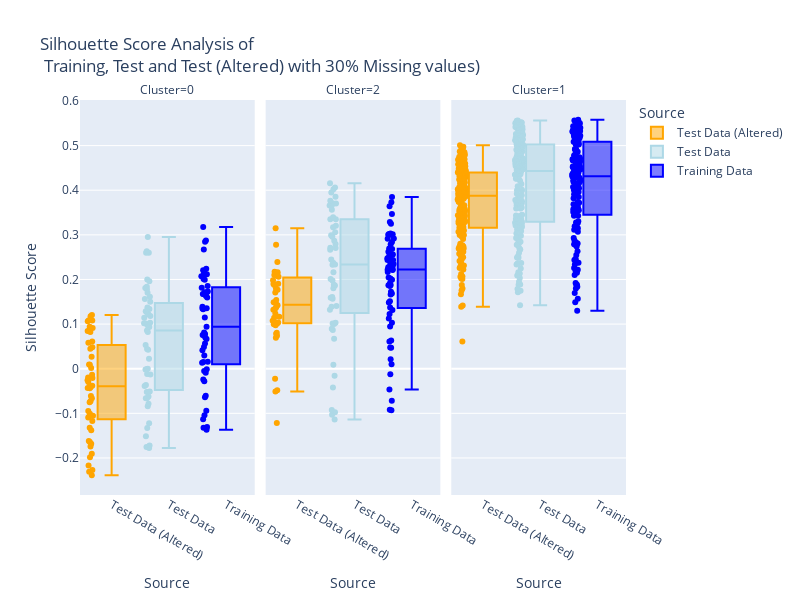

The cell this chart's notebook holds for it:
### Code cell
train_sil_df = pd.DataFrame({'Silhouette Score': train_sil_scores, 'Cluster': train_clusters.astype(str)})\
.sort_values(['Cluster','Silhouette Score' ])\
.reset_index()
train_sil_df.loc[:, 'Source'] = 'Training Data'



test_sil_df = pd.DataFrame({'Silhouette Score': test_sil_scores, 'Cluster': test_clusters.astype(str)})\
.sort_values(['Cluster','Silhouette Score' ])\
.reset_index()

test_sil_df.loc[:, 'Source'] = 'Test Data'



test_altered_sil_df = pd.DataFrame({'Silhouette Score': test_altered_sil_scores, 'Cluster': test_altered_clusters.astype(str)})\
.sort_values(['Cluster','Silhouette Score' ])\
.reset_index()
test_altered_sil_df.loc[:, 'Source'] = 'Test Data (Altered)'


to_plot = pd.concat([train_sil_df, test_sil_df, test_altered_sil_df], axis=0)
to_plot.loc[:, 'Cluster'] =  to_plot.loc[:, 'Cluster'].astype(str)
to_plot = to_plot.sort_values(by=['Silhouette Score', 'Source', 'Cluster'])
to_plot.index = np.arange(to_plot.shape[0])



fig = px.box(to_plot ,
             x = 'Source',
             y ='Silhouette Score', 
             color='Source', 
             facet_col='Cluster', 
              points="all",
             title="Silhouette Score Analysis of <br> Training, Test and Test (Altered) with 30% Missing values)", 
             width=800, height=600, color_discrete_map=source_dict)
fig.show()

### Figure 1 — Plotly figure (JSON) as saved in the notebook; plotly's stock layout.template omitted (floating-point values rounded to 4 significant figures; data arrays with more than 128 entries replaced by an {"elided": "..."} marker saying what was removed)
{"data": [{"alignmentgroup": "True", "boxpoints": "all", "hovertemplate": "Source=%{x}<br>Cluster=0<br>Silhouette Score=%{y}<extra></extra>", "legendgroup": "Test Data (Altered)", "marker": {"color": "orange"}, "name": "Test Data (Altered)", "notched": false, "offsetgroup": "Test Data (Altered)", "orientation": "v", "showlegend": true, "type": "box", "x": ["Test Data (Altered)", "Test Data (Altered)", "Test Data (Altered)", "Test Data (Altered)", "Test Data (Altered)", "Test Data (Altered)", "Test Data (Altered)", "Test Data (Altered)", "Test Data (Altered)", "Test Data (Altered)", "Test Data (Altered)", "Test Data (Altered)", "Test Data (Altered)", "Test Data (Altered)", "Test Data (Altered)", "Test Data (Altered)", "Test Data (Altered)", "Test Data (Altered)", "Test Data (Altered)", "Test Data (Altered)", "Test Data (Altered)", "Test Data (Altered)", "Test Data (Altered)", "Test Data (Altered)", "Test Data (Altered)", "Test Data (Altered)", "Test Data (Altered)", "Test Data (Altered)", "Test Data (Altered)", "Test Data (Altered)", "Test Data (Altered)", "Test Data (Altered)", "Test Data (Altered)", "Test Data (Altered)", "Test Data (Altered)", "Test Data (Altered)", "Test Data (Altered)", "Test Data (Altered)", "Test Data (Altered)", "Test Data (Altered)", "Test Data (Altered)", "Test Data (Altered)", "Test Data (Altered)", "Test Data (Altered)", "Test Data (Altered)", "Test Data (Altered)", "Test Data (Altered)", "Test Data (Altered)", "Test Data (Altered)", "Test Data (Altered)", "Test Data (Altered)", "Test Data (Altered)"], "x0": " ", "xaxis": "x", "y": [-0.2388, -0.2307, -0.2271, -0.2172, -0.1985, -0.1907, -0.1742, -0.168, -0.1645, -0.162, -0.1377, -0.132, -0.1174, -0.1093, -0.107, -0.1053, -0.1009, -0.09482, -0.07501, -0.07275, -0.06605, -0.06097, -0.04364, -0.04299, -0.04144, -0.04073, -0.03832, -0.03796, -0.02967, -0.02614, -0.02105, -0.01985, -0.01358, 0.001542, 0.008904, 0.009292, 0.02685, 0.04455, 0.04798, 0.05839, 0.06094, 0.08208, 0.08422, 0.08437, 0.08568, 0.09117, 0.09382, 0.1061, 0.1082, 0.1084, 0.1174, 0.1202], "y0": " ", "yaxis": "y"}, {"alignmentgroup": "True", "boxpoints": "all", "hovertemplate": "Source=%{x}<br>Cluster=2<br>Silhouette Score=%{y}<extra></extra>", "legendgroup": "Test Data (Altered)", "marker": {"color": "orange"}, "name": "Test Data (Altered)", "notched": false, "offsetgroup": "Test Data (Altered)", "orientation": "v", "showlegend": false, "type": "box", "x": ["Test Data (Altered)", "Test Data (Altered)", "Test Data (Altered)", "Test Data (Altered)", "Test Data (Altered)", "Test Data (Altered)", "Test Data (Altered)", "Test Data (Altered)", "Test Data (Altered)", "Test Data (Altered)", "Test Data (Altered)", "Test Data (Altered)", "Test Data (Altered)", "Test Data (Altered)", "Test Data (Altered)", "Test Data (Altered)", "Test Data (Altered)", "Test Data (Altered)", "Test Data (Altered)", "Test Data (Altered)", "Test Data (Altered)", "Test Data (Altered)", "Test Data (Altered)", "Test Data (Altered)", "Test Data (Altered)", "Test Data (Altered)", "Test Data (Altered)", "Test Data (Altered)", "Test Data (Altered)", "Test Data (Altered)", "Test Data (Altered)", "Test Data (Altered)", "Test Data (Altered)", "Test Data (Altered)", "Test Data (Altered)", "Test Data (Altered)", "Test Data (Altered)", "Test Data (Altered)", "Test Data (Altered)", "Test Data (Altered)", "Test Data (Altered)", "Test Data (Altered)", "Test Data (Altered)"], "x0": " ", "xaxis": "x2", "y": [-0.1216, -0.05083, -0.04835, -0.02245, 0.06931, 0.0737, 0.07847, 0.08084, 0.09741, 0.09954, 0.1012, 0.1034, 0.1034, 0.1076, 0.1143, 0.1162, 0.1235, 0.1322, 0.1343, 0.1374, 0.1423, 0.1432, 0.1476, 0.1488, 0.1538, 0.1709, 0.1768, 0.1797, 0.1873, 0.1897, 0.1902, 0.1983, 0.2061, 0.2076, 0.2098, 0.21, 0.2125, 0.2142, 0.216, 0.2175, 0.2389, 0.2775, 0.3147], "y0": " ", "yaxis": "y2"}, {"alignmentgroup": "True", "boxpoints": "all", "hovertemplate": "Source=%{x}<br>Cluster=1<br>Silhouette Score=%{y}<extra></extra>", "legendgroup": "Test Data (Altered)", "marker": {"color": "orange"}, "name": "Test Data (Altered)", "notched": false, "offsetgroup": "Test Data (Altered)", "orientation": "v", "showlegend": false, "type": "box", "x": {"elided": "190 str values"}, "x0": " ", "xaxis": "x3", "y": {"elided": "190 float values"}, "y0": " ", "yaxis": "y3"}, {"alignmentgroup": "True", "boxpoints": "all", "hovertemplate": "Source=%{x}<br>Cluster=0<br>Silhouette Score=%{y}<extra></extra>", "legendgroup": "Test Data", "marker": {"color": "lightblue"}, "name": "Test Data", "notched": false, "offsetgroup": "Test Data", "orientation": "v", "showlegend": true, "type": "box", "x": ["Test Data", "Test Data", "Test Data", "Test Data", "Test Data", "Test Data", "Test Data", "Test Data", "Test Data", "Test Data", "Test Data", "Test Data", "Test Data", "Test Data", "Test Data", "Test Data", "Test Data", "Test Data", "Test Data", "Test Data", "Test Data", "Test Data", "Test Data", "Test Data", "Test Data", "Test Data", "Test Data", "Test Data", "Test Data", "Test Data", "Test Data", "Test Data", "Test Data", "Test Data", "Test Data", "Test Data", "Test Data", "Test Data", "Test Data", "Test Data", "Test Data", "Test Data", "Test Data", "Test Data", "Test Data", "Test Data", "Test Data", "Test Data", "Test Data", "Test Data", "Test Data"], "x0": " ", "xaxis": "x", "y": [-0.1776, -0.1752, -0.1721, -0.1511, -0.1329, -0.1225, -0.08387, -0.07839, -0.06621, -0.06612, -0.06254, -0.05222, -0.0509, -0.03857, -0.03637, -0.01281, -0.01204, -0.001811, -0.0005597, -0.0003145, 0.02234, 0.04222, 0.0441, 0.05326, 0.08228, 0.08569, 0.09372, 0.09715, 0.1012, 0.1018, 0.1029, 0.1141, 0.118, 0.1216, 0.1265, 0.1289, 0.1339, 0.1372, 0.1503, 0.1564, 0.1615, 0.1701, 0.1778, 0.1807, 0.1837, 0.1958, 0.2, 0.2596, 0.2598, 0.2632, 0.2953], "y0": " ", "yaxis": "y"}, {"alignmentgroup": "True", "boxpoints": "all", "hovertemplate": "Source=%{x}<br>Cluster=2<br>Silhouette Score=%{y}<extra></extra>", "legendgroup": "Test Data", "marker": {"color": "lightblue"}, "name": "Test Data", "notched": false, "offsetgroup": "Test Data", "orientation": "v", "showlegend": false, "type": "box", "x": ["Test Data", "Test Data", "Test Data", "Test Data", "Test Data", "Test Data", "Test Data", "Test Data", "Test Data", "Test Data", "Test Data", "Test Data", "Test Data", "Test Data", "Test Data", "Test Data", "Test Data", "Test Data", "Test Data", "Test Data", "Test Data", "Test Data", "Test Data", "Test Data", "Test Data", "Test Data", "Test Data", "Test Data", "Test Data", "Test Data", "Test Data", "Test Data", "Test Data", "Test Data", "Test Data", "Test Data", "Test Data", "Test Data", "Test Data", "Test Data", "Test Data", "Test Data", "Test Data", "Test Data", "Test Data", "Test Data", "Test Data", "Test Data", "Test Data", "Test Data", "Test Data", "Test Data", "Test Data"], "x0": " ", "xaxis": "x2", "y": [-0.1137, -0.1034, -0.09753, -0.09236, -0.04204, -0.01582, 0.008776, 0.06726, 0.08662, 0.08946, 0.1003, 0.1012, 0.1032, 0.132, 0.1386, 0.1403, 0.1569, 0.1589, 0.1608, 0.18, 0.1864, 0.1881, 0.1977, 0.2008, 0.216, 0.2327, 0.2334, 0.2377, 0.2445, 0.2665, 0.2708, 0.2709, 0.2795, 0.2868, 0.2957, 0.2992, 0.3056, 0.3167, 0.3204, 0.3348, 0.3352, 0.3393, 0.3563, 0.3657, 0.366, 0.3702, 0.3709, 0.3764, 0.3851, 0.3948, 0.4023, 0.4059, 0.4156], "y0": " ", "yaxis": "y2"}, {"alignmentgroup": "True", "boxpoints": "all", "hovertemplate": "Source=%{x}<br>Cluster=1<br>Silhouette Score=%{y}<extra></extra>", "legendgroup": "Test Data", "marker": {"color": "lightblue"}, "name": "Test Data", "notched": false, "offsetgroup": "Test Data", "orientation": "v", "showlegend": false, "type": "box", "x": {"elided": "181 str values"}, "x0": " ", "xaxis": "x3", "y": {"elided": "181 float values"}, "y0": " ", "yaxis": "y3"}, {"alignmentgroup": "True", "boxpoints": "all", "hovertemplate": "Source=%{x}<br>Cluster=0<br>Silhouette Score=%{y}<extra></extra>", "legendgroup": "Training Data", "marker": {"color": "blue"}, "name": "Training Data", "notched": false, "offsetgroup": "Training Data", "orientation": "v", "showlegend": true, "type": "box", "x": ["Training Data", "Training Data", "Training Data", "Training Data", "Training Data", "Training Data", "Training Data", "Training Data", "Training Data", "Training Data", "Training Data", "Training Data", "Training Data", "Training Data", "Training Data", "Training Data", "Training Data", "Training Data", "Training Data", "Training Data", "Training Data", "Training Data", "Training Data", "Training Data", "Training Data", "Training Data", "Training Data", "Training Data", "Training Data", "Training Data", "Training Data", "Training Data", "Training Data", "Training Data", "Training Data", "Training Data", "Training Data", "Training Data", "Training Data", "Training Data", "Training Data", "Training Data", "Training Data", "Training Data", "Training Data", "Training Data", "Training Data", "Training Data", "Training Data", "Training Data", "Training Data", "Training Data", "Training Data"], "x0": " ", "xaxis": "x", "y": [-0.1368, -0.1322, -0.1306, -0.1135, -0.1044, -0.0945, -0.06373, -0.06073, -0.02813, -0.02419, -0.008793, -0.005394, -0.001107, 0.01337, 0.01491, 0.01551, 0.02953, 0.04143, 0.04865, 0.05653, 0.06672, 0.06959, 0.07392, 0.07538, 0.07764, 0.08116, 0.094, 0.115, 0.1331, 0.1348, 0.1355, 0.1388, 0.1596, 0.1631, 0.1666, 0.1676, 0.1706, 0.1711, 0.1733, 0.1813, 0.1855, 0.1992, 0.2011, 0.2071, 0.2115, 0.2117, 0.2152, 0.2207, 0.2238, 0.2674, 0.2846, 0.2875, 0.3175], "y0": " ", "yaxis": "y"}, {"alignmentgroup": "True", "boxpoints": "all", "hovertemplate": "Source=%{x}<br>Cluster=2<br>Silhouette Score=%{y}<extra></extra>", "legendgroup": "Training Data", "marker": {"color": "blue"}, "name": "Training Data", "notched": false, "offsetgroup": "Training Data", "orientation": "v", "showlegend": false, "type": "box", "x": ["Training Data", "Training Data", "Training Data", "Training Data", "Training Data", "Training Data", "Training Data", "Training Data", "Training Data", "Training Data", "Training Data", "Training Data", "Training Data", "Training Data", "Training Data", "Training Data", "Training Data", "Training Data", "Training Data", "Training Data", "Training Data", "Training Data", "Training Data", "Training Data", "Training Data", "Training Data", "Training Data", "Training Data", "Training Data", "Training Data", "Training Data", "Training Data", "Training Data", "Training Data", "Training Data", "Training Data", "Training Data", "Training Data", "Training Data", "Training Data", "Training Data", "Training Data", "Training Data", "Training Data", "Training Data", "Training Data", "Training Data", "Training Data", "Training Data", "Training Data", "Training Data", "Training Data", "Training Data", "Training Data", "Training Data", "Training Data", "Training Data", "Training Data", "Training Data", "Training Data", "Training Data", "Training Data", "Training Data", "Training Data", "Training Data"], "x0": " ", "xaxis": "x2", "y": [-0.09293, -0.09174, -0.07164, -0.04671, -0.0122, 0.01023, 0.02097, 0.04717, 0.04738, 0.06109, 0.06294, 0.09471, 0.1027, 0.1127, 0.1224, 0.1318, 0.1371, 0.1483, 0.1513, 0.1661, 0.1684, 0.1726, 0.1855, 0.1871, 0.1875, 0.1912, 0.1993, 0.2024, 0.2046, 0.2166, 0.2209, 0.2218, 0.2222, 0.2253, 0.2263, 0.2272, 0.2291, 0.2344, 0.2344, 0.2435, 0.2436, 0.2451, 0.2473, 0.2474, 0.2527, 0.2558, 0.2576, 0.2618, 0.2684, 0.2695, 0.2791, 0.2842, 0.2911, 0.2915, 0.2999, 0.3005, 0.3015, 0.3018, 0.3031, 0.325, 0.329, 0.3467, 0.3639, 0.3732, 0.3845], "y0": " ", "yaxis": "y2"}, {"alignmentgroup": "True", "boxpoints": "all", "hovertemplate": "Source=%{x}<br>Cluster=1<br>Silhouette Score=%{y}<extra></extra>", "legendgroup": "Training Data", "marker": {"color": "blue"}, "name": "Training Data", "notched": false, "offsetgroup": "Training Data", "orientation": "v", "showlegend": false, "type": "box", "x": {"elided": "166 str values"}, "x0": " ", "xaxis": "x3", "y": {"elided": "166 float values"}, "y0": " ", "yaxis": "y3"}], "layout": {"annotations": [{"font": {}, "showarrow": false, "text": "Cluster=0", "x": 0.16, "xanchor": "center", "xref": "paper", "y": 1, "yanchor": "bottom", "yref": "paper"}, {"font": {}, "showarrow": false, "text": "Cluster=2", "x": 0.5, "xanchor": "center", "xref": "paper", "y": 1, "yanchor": "bottom", "yref": "paper"}, {"font": {}, "showarrow": false, "text": "Cluster=1", "x": 0.84, "xanchor": "center", "xref": "paper", "y": 1, "yanchor": "bottom", "yref": "paper"}], "boxmode": "overlay", "height": 600, "legend": {"title": {"text": "Source"}, "tracegroupgap": 0}, "title": {"text": "Silhouette Score Analysis of <br> Training, Test and Test (Altered) with 30% Missing values)"}, "width": 800, "xaxis": {"anchor": "y", "autorange": true, "categoryarray": ["Test Data (Altered)", "Test Data", "Training Data"], "categoryorder": "array", "domain": [0, 0.32], "range": [-0.5535, 2.5], "title": {"text": "Source"}, "type": "category"}, "xaxis2": {"anchor": "y2", "autorange": true, "categoryarray": ["Test Data (Altered)", "Test Data", "Training Data"], "categoryorder": "array", "domain": [0.34, 0.66], "matches": "x", "range": [-0.5535, 2.5], "title": {"text": "Source"}, "type": "category"}, "xaxis3": {"anchor": "y3", "autorange": true, "categoryarray": ["Test Data (Altered)", "Test Data", "Training Data"], "categoryorder": "array", "domain": [0.68, 1.0], "matches": "x", "range": [-0.5535, 2.5], "title": {"text": "Source"}, "type": "category"}, "yaxis": {"anchor": "x", "autorange": true, "domain": [0, 1], "range": [-0.283, 0.6022], "title": {"text": "Silhouette Score"}, "type": "linear"}, "yaxis2": {"anchor": "x2", "autorange": true, "domain": [0, 1], "matches": "y", "range": [-0.283, 0.6022], "showticklabels": false, "type": "linear"}, "yaxis3": {"anchor": "x3", "autorange": true, "domain": [0, 1], "matches": "y", "range": [-0.283, 0.6022], "showticklabels": false, "type": "linear"}}}
